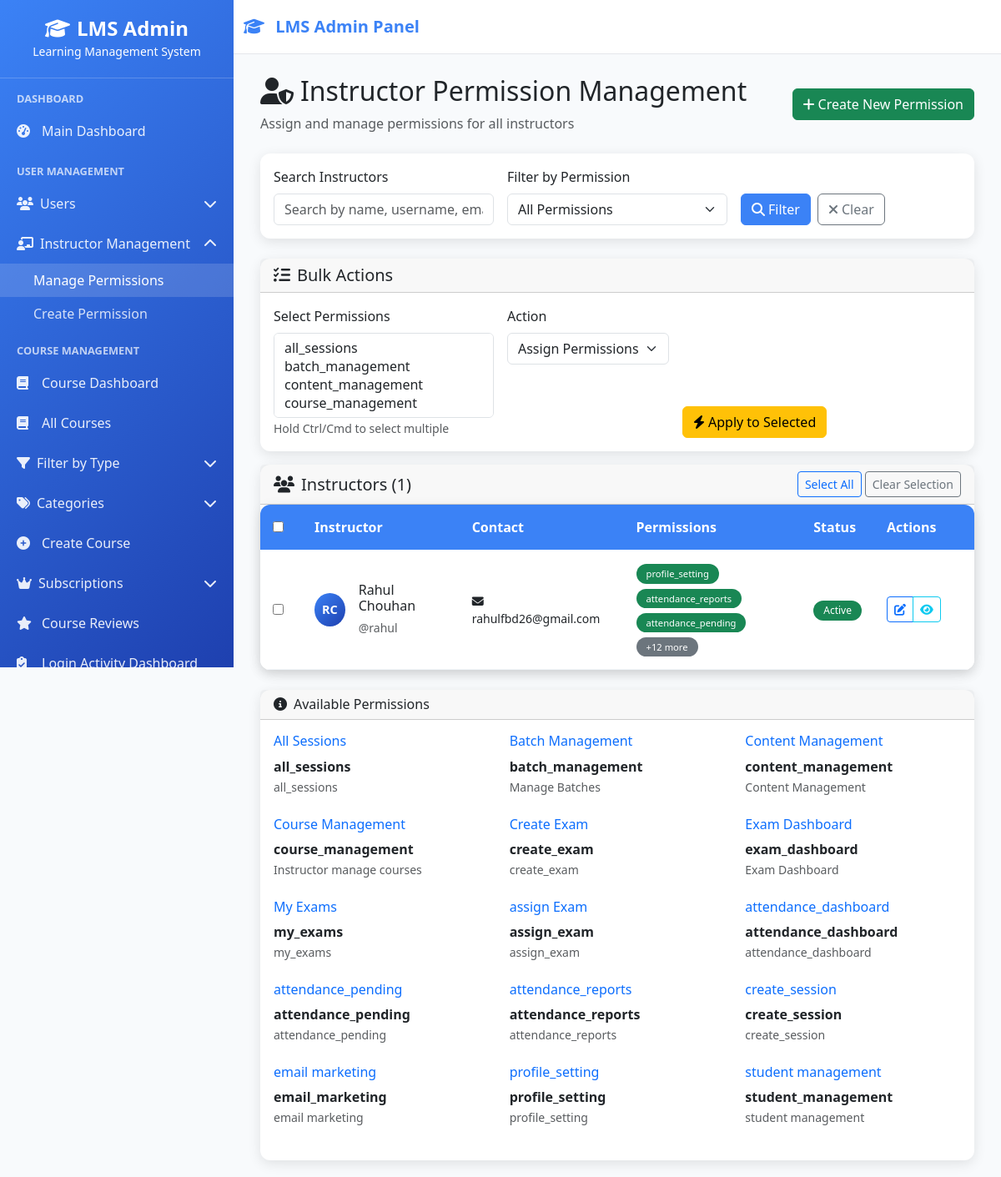
Page /instructors/permissions/ (signed in) on the committed database.
### userss/models.py (models this page shows, shortened)
class CustomUser(AbstractUser):
    ROLE_CHOICES = (
    ("superadmin", "Super Admin"),
    ("instructor", "Instructor"),
    ("student", "Student"),
    ("webinar_user", "Webinar User"),  # Add this line
)
    role = models.CharField(max_length=20, choices=ROLE_CHOICES, default="student")
    phone_number = models.CharField(max_length=15, blank=True, null=True)
    profile_picture = models.ImageField(
        upload_to="profile_pics/", blank=True, null=True
    )
    bio = models.TextField(max_length=500, blank=True)
    date_of_birth = models.DateField(blank=True, null=True)
    address = models.TextField(max_length=200, blank=True)
    created_by = models.ForeignKey(
        "self",
        on_delete=models.SET_NULL,
        null=True,
        blank=True,
        related_name="created_users",
    )
    updated_at = models.DateTimeField(auto_now=True)
    def get_full_name(self):
        return f"{self.first_name} {self.last_name}".strip()
    def get_instructor_permissions(self):
        if self.role != 'instructor':
            return []
        try:
            return self.instructor_profile.permissions.filter(
                is_active=True
            ).select_related('permission')
        except:
            return []
    class Meta:
        ordering = ["-date_joined"]
        verbose_name = "User"
        verbose_name_plural = "Users"

class InstructorPermissionAssignment(models.Model):
    instructor = models.ForeignKey(
        InstructorProfile,
        on_delete=models.CASCADE,
        related_name='permissions'
    )
    permission = models.ForeignKey(
        InstructorPermission,
        on_delete=models.CASCADE
    )
    assigned_by = models.ForeignKey(
        CustomUser,
        on_delete=models.SET_NULL,
        null=True,
        limit_choices_to={'role': 'superadmin'}
    )
    assigned_at = models.DateTimeField(auto_now_add=True)
    is_active = models.BooleanField(default=True)
    notes = models.TextField(blank=True, help_text="Admin notes about this permission")
    expires_at = models.DateTimeField(blank=True, null=True, help_text="Permission expiry date")
    class Meta:
        unique_together = ['instructor', 'permission']
        ordering = ['-assigned_at']
        verbose_name = "Instructor Permission Assignment"
        verbose_name_plural = "Instructor Permission Assignments"

class InstructorPermission(models.Model):
    name = models.CharField(max_length=100, unique=True)
    code = models.CharField(max_length=50, unique=True, help_text="Unique code like 'content_management'")
    description = models.TextField(help_text="What this permission allows")
    category = models.CharField(max_length=50, help_text="Category like 'Course Management', 'Email Marketing'")
    is_active = models.BooleanField(default=True)
    created_at = models.DateTimeField(auto_now_add=True)
    created_by = models.ForeignKey(
        CustomUser,
        on_delete=models.SET_NULL,
        null=True,
        limit_choices_to={'role': 'superadmin'}
    )
    class Meta:
        ordering = ['category', 'name']
        verbose_name = "Instructor Permission"
        verbose_name_plural = "Instructor Permissions"

### userss/views.py (the view, shortened to what this page needs)
# urls.py: path("instructors/permissions/", views.manage_instructor_permissions, name="manage_instructor_permissions"),
@superadmin_required
def manage_instructor_permissions(request):
    instructors = CustomUser.objects.filter(role='instructor').select_related('instructor_profile')
    all_permissions = InstructorPermission.objects.filter(is_active=True).order_by('category', 'name')
    search_query = request.GET.get('search', '').strip()
    permission_filter = request.GET.get('permission', '')
    if permission_filter:
        instructors = instructors.filter(
            instructor_profile__permissions__permission__code=permission_filter,
            instructor_profile__permissions__is_active=True
        ).distinct()
    context = {
        'instructors': instructors,
        'all_permissions': all_permissions,
        'search_query': search_query,
        'permission_filter': permission_filter,
    }
    return render(request, 'admin/manage_instructor_permissions.html', context)

### userss/templates/admin/manage_instructor_permissions.html (shortened to what this page needs)
{% extends 'base.html' %}
{% block content %}
<div class="container-fluid">
    <div class="row mb-4">
        <div class="col-12">
            <div class="d-flex justify-content-between align-items-center">
                <div>
                    <h2><i class="fas fa-user-shield me-2"></i>Instructor Permission Management</h2>
                    <p class="text-muted mb-0">Assign and manage permissions for all instructors</p>
                </div>
                <div>
                    <a href="{% url 'create_instructor_permission' %}" class="btn btn-success">
                        <i class="fas fa-plus me-1"></i>Create New Permission
                    </a>
                </div>
            </div>
        </div>
    </div>
    <div class="row mb-4">
        <div class="col-12">
            <div class="card">
                <div class="card-body">
                    <form method="GET" class="row g-3">
                        <div class="col-md-4">
                            <label class="form-label">Search Instructors</label>
                            <input type="text" name="search" class="form-control"
                                   placeholder="Search by name, username, email..."
                                   value="{{ search_query }}">
                        </div>
                        <div class="col-md-4">
                            <label class="form-label">Filter by Permission</label>
                            <select name="permission" class="form-select">
                                <option value="">All Permissions</option>
                            </select>
                        </div>
                        <div class="col-md-4 d-flex align-items-end">
                            <button type="submit" class="btn btn-primary me-2">
                                <i class="fas fa-search me-1"></i>Filter
                            </button>
                            <a href="{% url 'manage_instructor_permissions' %}" class="btn btn-outline-secondary">
                                <i class="fas fa-times me-1"></i>Clear
                            </a>
                        </div>
                    </form>
                </div>
            </div>
        </div>
    </div>
    <div class="row mb-3">
        <div class="col-12">
            <div class="card">
                <div class="card-header">
                    <h5 class="mb-0"><i class="fas fa-tasks me-2"></i>Bulk Actions</h5>
                </div>
                <div class="card-body">
                    <form id="bulkActionForm" method="POST" action="{% url 'bulk_permission_update' %}">
                        <div class="row g-3">
                            <div class="col-md-4">
                                <label class="form-label">Select Permissions</label>
                                <select name="bulk_permissions" multiple class="form-select" size="4">
                                    {% for permission in all_permissions %}
                                    <option value="{{ permission.code }}">{{ permission.name }}</option>
                                    {% endfor %}
                                </select>
                                <small class="text-muted">Hold Ctrl/Cmd to select multiple</small>
                            </div>
                            <div class="col-md-3">
                                <label class="form-label">Action</label>
                                <select name="bulk_action" class="form-select">
                                    <option value="add">Assign Permissions</option>
                                </select>
                            </div>
                            <div class="col-md-3 d-flex align-items-end">
                                <button type="submit" class="btn btn-warning" onclick="return confirmBulkAction()">
                                    <i class="fas fa-bolt me-1"></i>Apply to Selected
                                </button>
                            </div>
                        </div>
                    </form>
                </div>
            </div>
        </div>
    </div>
    <div class="row">
        <div class="col-12">
            <div class="card">
                <div class="card-header d-flex justify-content-between align-items-center">
                    <h5 class="mb-0"><i class="fas fa-users me-2"></i>Instructors ({{ instructors.count }})</h5>
                    <div>
                        <button type="button" class="btn btn-sm btn-outline-primary" onclick="selectAllInstructors()">
                            Select All
                        </button>
                        <button type="button" class="btn btn-sm btn-outline-secondary" onclick="clearSelection()">
                            Clear Selection
                        </button>
                    </div>
                </div>
                <div class="card-body p-0">
                    {% if instructors %}
                    <div class="table-responsive">
                        <table class="table table-hover mb-0">
                            <thead class="table-light">
                                <tr>
                                    <th width="50">
                                        <input type="checkbox" id="selectAll" onchange="toggleAllSelection()">
                                    </th>
                                    <th>Instructor</th>
                                    <th>Contact</th>
                                    <th>Permissions</th>
                                    <th>Status</th>
                                    <th width="120">Actions</th>
                                </tr>
                            </thead>
                            <tbody>
                                {% for instructor in instructors %}
                                <tr>
                                    <td>
                                        <input type="checkbox" class="instructor-checkbox"
                                               value="{{ instructor.id }}"
                                               onchange="updateBulkSelection()">
                                    </td>
                                    <td>
                                        <div class="d-flex align-items-center">
                                            <div class="avatar-circle me-3">
                                                {{ instructor.first_name|first }}{{ instructor.last_name|first }}
                                            </div>
                                            <div>
                                                <h6 class="mb-1">{{ instructor.get_full_name|default:instructor.username }}</h6>
                                                <small class="text-muted">@{{ instructor.username }}</small>
                                            </div>
                                        </div>
                                    </td>
                                    <td>
                                        <div>
                                            <small class="d-block"><i class="fas fa-envelope me-1"></i>{{ instructor.email }}</small>
                                        </div>
                                    </td>
                                    <td>
                                        {% with instructor.get_instructor_permissions as permissions %}
                                        <div class="permission-badges">
                                            {% if permissions %}
                                                {% for perm in permissions|slice:":3" %}
                                                <span class="badge bg-success me-1 mb-1">{{ perm.permission.name }}</span>
                                                {% endfor %}
                                                {% if permissions.count > 3 %}
                                                <span class="badge bg-secondary">+{{ permissions.count|add:"-3" }} more</span>
                                                {% endif %}
                                            {% else %}
                                                <span class="badge bg-warning">No Permissions</span>
                                            {% endif %}
                                        </div>
                                        {% endwith %}
                                    </td>
                                    <td>
                                        {% if instructor.is_active %}
                                        <span class="badge bg-success">Active</span>
                                        {% else %}
                                        <span class="badge bg-danger">Inactive</span>
                                        {% endif %}
                                    </td>
                                    <td>
                                        <div class="btn-group" role="group">
                                            <a href="{% url 'instructor_permission_detail' instructor.id %}"
                                               class="btn btn-sm btn-outline-primary" title="Manage Permissions">
                                                <i class="fas fa-edit"></i>
                                            </a>
                                            <a href="#" class="btn btn-sm btn-outline-info" title="View Profile">
                                                <i class="fas fa-eye"></i>
                                            </a>
                                        </div>
                                    </td>
                                </tr>
                                {% endfor %}
                            </tbody>
                        </table>
                    </div>
                    {% endif %}
                </div>
            </div>
        </div>
    </div>
    <div class="row mt-4">
        <div class="col-12">
            <div class="card">
                <div class="card-header">
                    <h6 class="mb-0"><i class="fas fa-info-circle me-2"></i>Available Permissions</h6>
                </div>
                <div class="card-body">
                    <div class="row">
                        {% regroup all_permissions by category as permission_groups %}
                        {% for group in permission_groups %}
                        <div class="col-md-4 mb-3">
                            <h6 class="text-primary">{{ group.grouper }}</h6>
                            {% for permission in group.list %}
                            <div class="mb-2">
                                <strong>{{ permission.name }}</strong>
                                <br><small class="text-muted">{{ permission.description }}</small>
                            </div>
                            {% endfor %}
                        </div>
                        {% endfor %}
                    </div>
                </div>
            </div>
        </div>
    </div>
</div>
{% endblock %}

### rows in the picture
CustomUser: first_name|first "R", last_name|first "C", get_full_name "Rahul Chouhan", username "rahul", email "rahulfbd26@gmail.com", get_instructor_permissions.count|add "12", is_active "Active"
InstructorPermissionAssignment: permission.name "profile_setting"
InstructorPermissionAssignment: permission.name "attendance_reports"
InstructorPermissionAssignment: permission.name "attendance_pending"
InstructorPermission: grouper "All Sessions", name "all_sessions", description "all_sessions"
InstructorPermission: grouper "Batch Management", name "batch_management", description "Manage Batches"
InstructorPermission: grouper "Content Management", name "content_management", description "Content Management"
InstructorPermission: grouper "Course Management", name "course_management", description "Instructor manage courses"
InstructorPermission: grouper "Create Exam", name "create_exam", description "create_exam"
InstructorPermission: grouper "Exam Dashboard", name "exam_dashboard", description "Exam Dashboard"
InstructorPermission: grouper "My Exams", name "my_exams", description "my_exams"
InstructorPermission: grouper "assign Exam", name "assign_exam", description "assign_exam"
InstructorPermission: grouper "attendance_dashboard", name "attendance_dashboard", description "attendance_dashboard"
InstructorPermission: grouper "attendance_pending", name "attendance_pending", description "attendance_pending"
InstructorPermission: grouper "attendance_reports", name "attendance_reports", description "attendance_reports"
InstructorPermission: grouper "create_session", name "create_session", description "create_session"
InstructorPermission: grouper "email marketing", name "email_marketing", description "email marketing"
InstructorPermission: grouper "profile_setting", name "profile_setting", description "profile_setting"
InstructorPermission: grouper "student management", name "student_management", description "student management"

### other values in the picture
{{ instructors.count }} "1"
